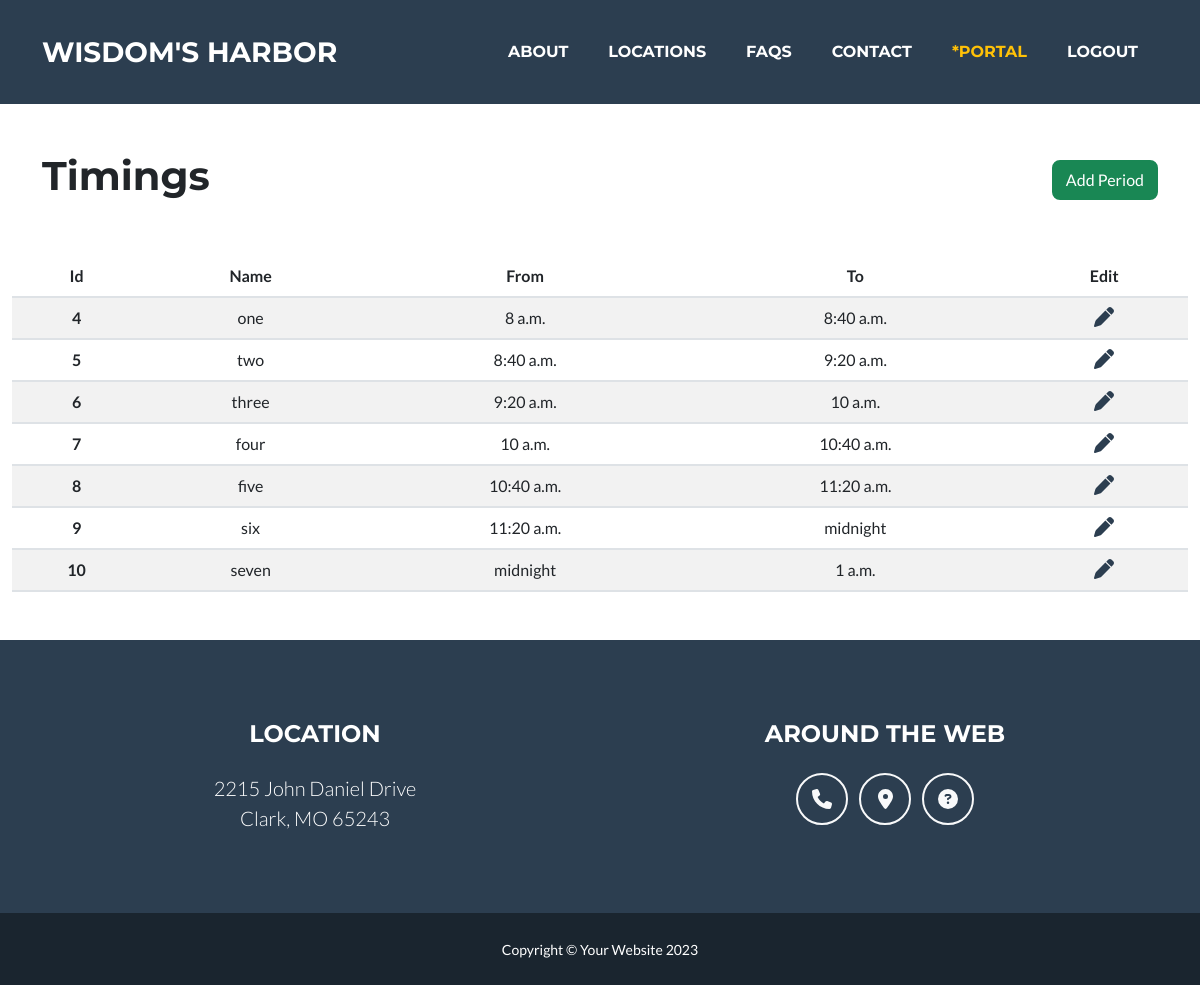
The app's page /timing/display/ (signed in) with its own data.
### school/models.py (models this page shows, shortened)
class Timing(models.Model):
    period_name = models.CharField(max_length=50, default='')
    period_from = models.TimeField()
    period_to = models.TimeField()

### school/views.py (the view)
# urls.py: path('timing/display/', views.display_timing, name='display_timings'),
def display_timing(request):
    data = Timing.objects.all()
    return render(request, 'display_timing.html', { 'data':data })

### school/templates/display_timing.html (shortened to what this page needs)
{% extends 'layout.html' %}
{% load static %}
{% block 'content' %}
    <div class="container-fluid">
        <div class="container my-5 d-flex align-items-center justify-content-between">
            <h1>Timings</h1>
            <a href="{% url 'add_timing' %}" class="btn btn-success">Add Period</a>
        </div>
        <table class="table table-striped text-center">
            <thead>
                <tr>
                    <th>Id</th>
                    <th>Name</th>
                    <th>From</th>
                    <th>To</th>
                    <th>Edit</th>
                </tr>
            </thead>
            <tbody>
                {% for period in data %}
                    <tr>
                        <th>{{period.id}}</th>
                        <td>{{period.period_name}}</td>
                        <td>{{period.period_from}}</td>
                        <td>{{period.period_to}}</td>
                        <td>
                            <a style="color: transparent;" href="{% url 'edit_timing' period.id %}">
                                <i class="fa-solid fa-pen fs-5 text-secondary"></i>
                            </a>
                        </td>
                    </tr>
                {% endfor %}
            </tbody>
        </table>
    </div>
{% endblock %}

### records on screen
Timing: id "4", period_name "one", period_from "8 a.m.", period_to "8:40 a.m."
Timing: id "5", period_name "two", period_from "8:40 a.m.", period_to "9:20 a.m."
Timing: id "6", period_name "three", period_from "9:20 a.m.", period_to "10 a.m."
Timing: id "7", period_name "four", period_from "10 a.m.", period_to "10:40 a.m."
Timing: id "8", period_name "five", period_from "10:40 a.m.", period_to "11:20 a.m."
Timing: id "9", period_name "six", period_from "11:20 a.m.", period_to "midnight"
Timing: id "10", period_name "seven", period_from "midnight", period_to "1 a.m."
